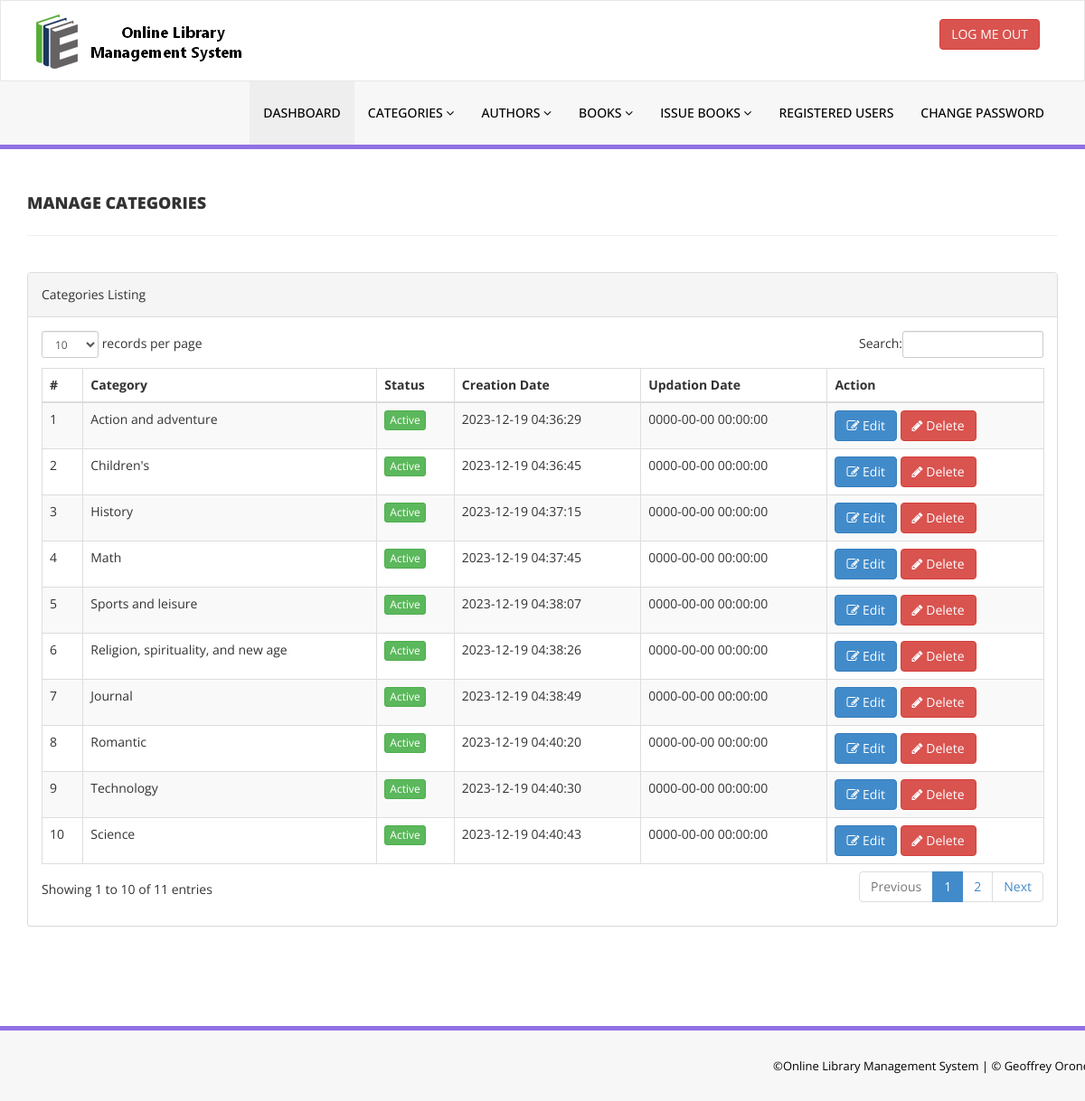
The page /library/admin/manage-categories.php (signed in) on the database its author committed.
### tables this page shows
CREATE TABLE IF NOT EXISTS `tblcategory` (
  `id` int NOT NULL AUTO_INCREMENT,
  `CategoryName` varchar(150) DEFAULT NULL,
  `Status` int DEFAULT NULL,
  `CreationDate` timestamp NULL DEFAULT CURRENT_TIMESTAMP,
  `UpdationDate` timestamp NULL DEFAULT '0000-00-00 00:00:00' ON UPDATE CURRENT_TIMESTAMP,
  PRIMARY KEY (`id`)
);

### library/admin/manage-categories.php (the view, shortened to what this page needs)
<?php
include('includes/config.php');
if(strlen($_SESSION['alogin'])==0)
    {
header('location:index.php');
}
else{
    ?>
<!DOCTYPE html>
<html xmlns="http://www.w3.org/1999/xhtml">
<head>
    <link href="assets/css/bootstrap.css" rel="stylesheet" />
    <link href="assets/css/font-awesome.css" rel="stylesheet" />
    <link href="assets/js/dataTables/dataTables.bootstrap.css" rel="stylesheet" />
    <link href="assets/css/style.css" rel="stylesheet" />
</head>
<body>
<?php include('includes/header.php');?>
    <div class="content-wrapper">
         <div class="container">
        <div class="row pad-botm">
            <div class="col-md-12">
                <h4 class="header-line">Manage Categories</h4>
    </div>
     <div class="row">
</div>
        </div>
            <div class="row">
                <div class="col-md-12">
                    <div class="panel panel-default">
                        <div class="panel-heading">
                           Categories Listing
                        </div>
                        <div class="panel-body">
                            <div class="table-responsive">
                                <table class="table table-striped table-bordered table-hover" id="dataTables-example">
                                    <thead>
                                        <tr>
                                            <th>#</th>
                                            <th>Category</th>
                                            <th>Status</th>
                                            <th>Creation Date</th>
                                            <th>Updation Date</th>
                                            <th>Action</th>
                                        </tr>
                                    </thead>
                                    <tbody>
<?php $sql = "SELECT * from  tblcategory";
$query = $dbh -> prepare($sql);
$query->execute();
$results=$query->fetchAll(PDO::FETCH_OBJ);
$cnt=1;
if($query->rowCount() > 0)
{
foreach($results as $result)
{               ?>
                                        <tr class="odd gradeX">
                                            <td class="center"><?php echo htmlentities($cnt);?></td>
                                            <td class="center"><?php echo htmlentities($result->CategoryName);?></td>
                                            <td class="center"><?php if($result->Status==1) {?>
                                            <a href="#" class="btn btn-success btn-xs">Active</a>
                                            <?php } else {?>
                                            <a href="#" class="btn btn-danger btn-xs">Inactive</a>
                                            <?php } ?></td>
                                            <td class="center"><?php echo htmlentities($result->CreationDate);?></td>
                                            <td class="center"><?php echo htmlentities($result->UpdationDate);?></td>
                                            <td class="center">
                                            <a href="edit-category.php?catid=<?php echo htmlentities($result->id);?>"><button class="btn btn-primary"><i class="fa fa-edit "></i> Edit</button>
                                          <a href="manage-categories.php?del=<?php echo htmlentities($result->id);?>" onclick="return confirm('Are you sure you want to delete?');"" >  <button class="btn btn-danger"><i class="fa fa-pencil"></i> Delete</button>
                                            </td>
                                        </tr>
 <?php $cnt=$cnt+1;}} ?>
                                    </tbody>
                                </table>
                            </div>
                        </div>
                    </div>
                </div>
            </div>
    </div>
    </div>
  <?php include('includes/footer.php');?>
</body>
</html>
<?php } ?>

### library/admin/includes/header.php (shortened to what this page needs)
<div class="navbar navbar-inverse set-radius-zero" >
        <div class="container">
            <div class="navbar-header">
                <a class="navbar-brand">
                    <img src="assets/img/logo.png" />
                </a>
            </div>
            <div class="right-div">
                <a href="logout.php" class="btn btn-danger pull-right">LOG ME OUT</a>
            </div>
        </div>
    </div>
    <section class="menu-section">
        <div class="container">
            <div class="row ">
                <div class="col-md-12">
                    <div class="navbar-collapse collapse ">
                        <ul id="menu-top" class="nav navbar-nav navbar-right">
                            <li><a href="dashboard.php" class="menu-top-active">DASHBOARD</a></li>
                            <li>
                                <a href="#" class="dropdown-toggle" id="ddlmenuItem" data-toggle="dropdown"> Categories <i class="fa fa-angle-down"></i></a>
                            </li>
                            <li>
                                <a href="#" class="dropdown-toggle" id="ddlmenuItem" data-toggle="dropdown"> Authors <i class="fa fa-angle-down"></i></a>
                            </li>
 <li>
                                <a href="#" class="dropdown-toggle" id="ddlmenuItem" data-toggle="dropdown"> Books <i class="fa fa-angle-down"></i></a>
                            </li>
                           <li>
                                <a href="#" class="dropdown-toggle" id="ddlmenuItem" data-toggle="dropdown"> Issue Books <i class="fa fa-angle-down"></i></a>
                            </li>
                             <li><a href="reg-users.php">Registered Users</a></li>
  <li><a href="change-password.php">Change Password</a></li>
                        </ul>
                    </div>
                </div>
            </div>
        </div>
    </section>

### library/admin/includes/footer.php
<section class="footer-section">
       <div class="container">
           <div class="row">
               <div class="col-md-12">
                  &copy;Online Library Management System |<a href="https://github.com/ronebenja/OLMS" target="_blank"  > &copy Geoffrey Orone</a>
               </div>
           </div>
       </div>
   </section>

### library/admin/assets/css/style.css (style rules this page uses)
.set-radius-zero { border-radius:0px; -moz-border-radius:0px; -webkit-border-radius:0px; }
.content-wrapper { margin-top: 40px; min-height:800px; padding-bottom:90px; }
.header-line { font-weight:900; padding-bottom:25px; border-bottom:1px solid #eeeeee; text-transform:uppercase; }
.pad-botm { padding-bottom:30px; }
.right-div { float: right; padding: 20px; }
#menu-top a { color:#000; text-decoration:none; font-weight:500; padding: 25px 15px 25px 15px; text-transform:uppercase; }
.menu-section { background-color: #f7f7f7; border-bottom:5px solid #9170E4; width:100% }
.menu-top-active { background-color:#eeeeee; }
.navbar-inverse { background-color: #FFF; border-color: rgba(155, 153, 153, 0.23); }
.navbar { min-height: 90px; margin-bottom: 0px; }
.footer-section { padding:25px 50px 25px 50px; color:#000; font-size:13px; background-color: #f7f7f7; text-align:right; border-top:5px solid #9170E4; }
.footer-section a, .footer-section a:hover { color:#000; }

### rows shown on the page
tblcategory: CategoryName "Action and adventure", Status "Active", CreationDate "2023-12-19 04:36:29", UpdationDate "0000-00-00 00:00:00"
tblcategory: CategoryName "Children's", Status "Active", CreationDate "2023-12-19 04:36:45", UpdationDate "0000-00-00 00:00:00"
tblcategory: CategoryName "History", Status "Active", CreationDate "2023-12-19 04:37:15", UpdationDate "0000-00-00 00:00:00"
tblcategory: CategoryName "Math", Status "Active", CreationDate "2023-12-19 04:37:45", UpdationDate "0000-00-00 00:00:00"
tblcategory: CategoryName "Sports and leisure", Status "Active", CreationDate "2023-12-19 04:38:07", UpdationDate "0000-00-00 00:00:00"
tblcategory: CategoryName "Religion, spirituality, and new age", Status "Active", CreationDate "2023-12-19 04:38:26", UpdationDate "0000-00-00 00:00:00"
tblcategory: CategoryName "Journal", Status "Active", CreationDate "2023-12-19 04:38:49", UpdationDate "0000-00-00 00:00:00"
tblcategory: CategoryName "Romantic", Status "Active", CreationDate "2023-12-19 04:40:20", UpdationDate "0000-00-00 00:00:00"
tblcategory: CategoryName "Technology", Status "Active", CreationDate "2023-12-19 04:40:30", UpdationDate "0000-00-00 00:00:00"
tblcategory: CategoryName "Science", Status "Active", CreationDate "2023-12-19 04:40:43", UpdationDate "0000-00-00 00:00:00"
